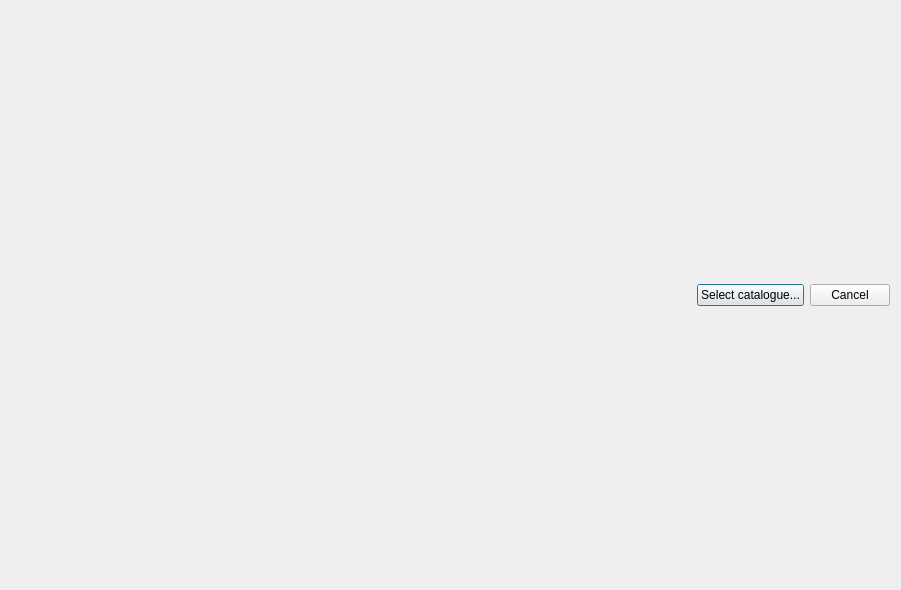
<?xml version="1.0" encoding="UTF-8"?>
<ui version="4.0">
 <class>VOTDataHeaderList</class>
 <widget class="QDialog" name="VOTDataHeaderList">
  <property name="geometry">
   <rect>
    <x>0</x>
    <y>0</y>
    <width>901</width>
    <height>590</height>
   </rect>
  </property>
  <property name="windowTitle">
   <string>Dialog</string>
  </property>
  <layout class="QVBoxLayout" name="verticalLayout_2">
   <item>
    <layout class="QVBoxLayout" name="verticalLayout"/>
   </item>
   <item>
    <layout class="QHBoxLayout" name="horizontalLayout">
     <item>
      <spacer name="horizontalSpacer">
       <property name="orientation">
        <enum>Qt::Horizontal</enum>
       </property>
       <property name="sizeHint" stdset="0">
        <size>
         <width>40</width>
         <height>20</height>
        </size>
       </property>
      </spacer>
     </item>
     <item>
      <widget class="QPushButton" name="pushButton_2">
       <property name="text">
        <string>Select catalogue...</string>
       </property>
      </widget>
     </item>
     <item>
      <widget class="QPushButton" name="pushButton">
       <property name="text">
        <string>Cancel</string>
       </property>
      </widget>
     </item>
    </layout>
   </item>
  </layout>
 </widget>
 <resources/>
 <connections/>
</ui>
